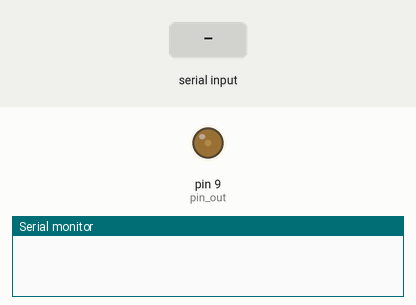
This sketch was run on a simulated Arduino Uno, built with avr-gcc and run on an emulated ATmega328P. Parts: output pins drawn as LEDs (lit = HIGH), the last lines printed to the serial monitor. Inputs (shaded band) come from the test bench.

Above: at 1.2 s.
1.3 s: "c90\n" received over Serial
At 2.4 s:
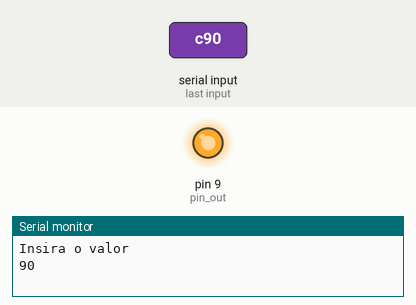
2.8 s: "c,45\n" received over Serial
At 3.5 s:
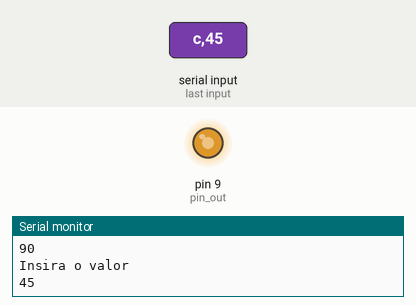
Timing chart, 0 to 5.8 s (numbered marks = the images above; inputs shaded):
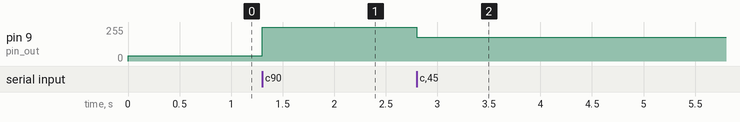

The sketch:

arduino.ino
```cpp
#include <PWM.h>

int pin_out = 9;
int d = 1;
float output = 0.0;
int input = 10;

void setup() {
  //initialize all timers except for 0, to save time keeping functions
  //just because you init the timer doesn't change the default frequency until you call setpinfreq
  InitTimersSafe();

  //sets the frequency for the specified pin
  bool success = SetPinFrequencySafe(pin_out, 20000);
  //success == true if it worked

  // Analog pins as input
  pinMode(A0, INPUT);
  pinMode(A1, INPUT);
  pinMode(A2, INPUT);
  pinMode(A3, INPUT);
  pinMode(A4, INPUT);
  pinMode(A5, INPUT);

  // Init Serial
  Serial.begin(115200);
  setPwm(0);
}// end setup

void setPwm(int value){
  output = map(input, 0, 100, 0, 400);
  analogWrite(pin_out, output);
}

void send_serial(char type, int analog){
  output = analog*5.0/1023.0;
  if(type == 'i'){
    output = (output - 2.5)/0.185;
  }
  else if(type == 'v'){
    output = output*10.0/110.0;
  }
  Serial.println(String(type) + " :" +  String(output));
  delayMicroseconds(d);
}


void loop() {

  if(Serial.available()) {

    int signal = Serial.read();

    if(signal == 119) {

      //current sensors
      send_serial( 'i', analogRead(A0) );
      send_serial( 'i', analogRead(A2) );
      send_serial( 'i', analogRead(A4) );
      //voltage sensors
      send_serial( 'v', analogRead(A1) );
      send_serial( 'v', analogRead(A3) );
      send_serial( 'v', analogRead(A5) );

    }
    if(signal == 'c'){
      Serial.println("Insira o valor");
      while(Serial.available() == 0){}
      input = Serial.parseInt();
      setPwm(input);
      Serial.println(input);
    }
  }
}
```

Measured:
- after the input at 1.3 s, pin 9 (pin_out): 40/255 → 255/255 at once
- after the input at 2.8 s, pin 9 (pin_out): 255/255 → 180/255 at once
